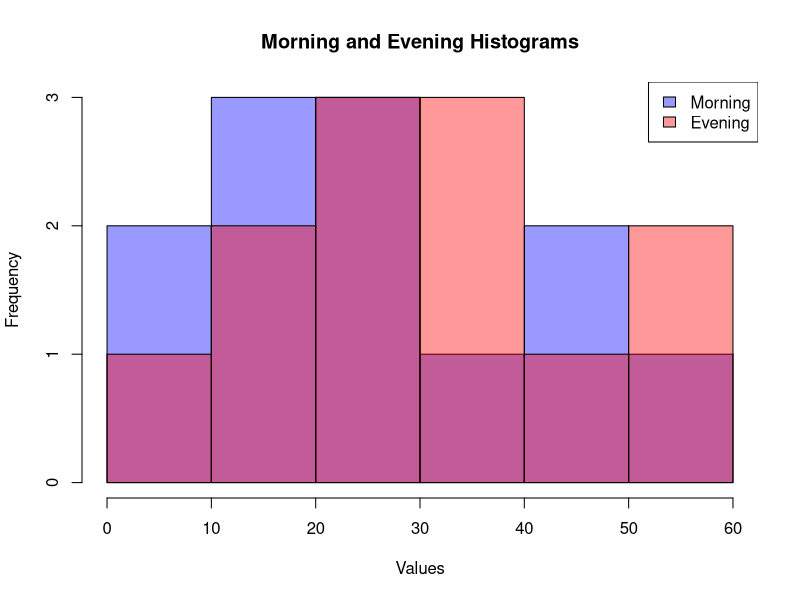

R code for this plot:
morning <- c(5, 8, 12, 15, 18, 22, 25, 28,
             33, 41, 47, 55)

evening <- c(10, 14, 18, 22, 25, 29, 33, 36,
             40, 44, 52, 58)

# Use identical breaks
common_breaks <- seq(0, 60, by = 10)

# Calculate histograms
hist_morning <- hist(morning,
                     breaks = common_breaks,
                     plot = FALSE)

hist_evening <- hist(evening,
                     breaks = common_breaks,
                     plot = FALSE)

# Draw overlapping histograms
hist(morning,
     breaks = common_breaks,
     col = rgb(0, 0, 1, 0.4),
     main = "Morning and Evening Histograms",
     xlab = "Values",
     ylab = "Frequency",
     ylim = c(0, max(hist_morning$counts,
                     hist_evening$counts)))

hist(evening,
     breaks = common_breaks,
     col = rgb(1, 0, 0, 0.4),
     add = TRUE)

legend("topright",
       legend = c("Morning", "Evening"),
       fill = c(rgb(0, 0, 1, 0.4),
                rgb(1, 0, 0, 0.4)))
